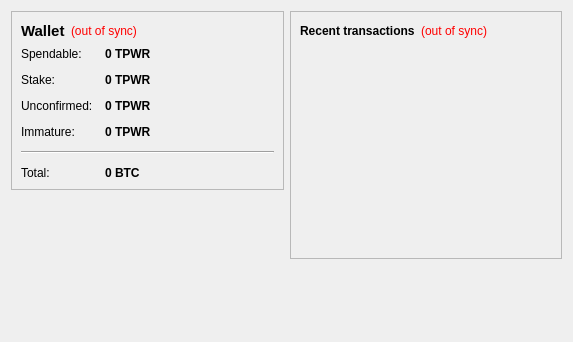
<?xml version="1.0" encoding="UTF-8"?>
<ui version="4.0">
 <class>OverviewPage</class>
 <widget class="QWidget" name="OverviewPage">
  <property name="geometry">
   <rect>
    <x>0</x>
    <y>0</y>
    <width>573</width>
    <height>342</height>
   </rect>
  </property>
  <property name="windowTitle">
   <string>Form</string>
  </property>
  <layout class="QHBoxLayout" name="horizontalLayout" stretch="1,1">
   <item>
    <layout class="QVBoxLayout" name="verticalLayout_2">
     <item>
      <widget class="QFrame" name="frame">
       <property name="frameShape">
        <enum>QFrame::StyledPanel</enum>
       </property>
       <property name="frameShadow">
        <enum>QFrame::Raised</enum>
       </property>
       <layout class="QVBoxLayout" name="verticalLayout_4">
        <item>
         <layout class="QHBoxLayout" name="horizontalLayout_4">
          <item>
           <widget class="QLabel" name="label_5">
            <property name="font">
             <font>
              <pointsize>11</pointsize>
              <weight>75</weight>
              <bold>true</bold>
             </font>
            </property>
            <property name="text">
             <string>Wallet</string>
            </property>
           </widget>
          </item>
          <item>
           <widget class="QLabel" name="labelWalletStatus">
            <property name="toolTip">
             <string>The displayed information may be out of date. Your wallet automatically synchronizes with the TalonPower network after a connection is established, but this process has not completed yet.</string>
            </property>
            <property name="styleSheet">
             <string notr="true">QLabel { color: red; }</string>
            </property>
            <property name="text">
             <string notr="true">(out of sync)</string>
            </property>
            <property name="alignment">
             <set>Qt::AlignLeading|Qt::AlignLeft|Qt::AlignVCenter</set>
            </property>
           </widget>
          </item>
          <item>
           <spacer name="horizontalSpacer_2">
            <property name="orientation">
             <enum>Qt::Horizontal</enum>
            </property>
            <property name="sizeHint" stdset="0">
             <size>
              <width>40</width>
              <height>20</height>
             </size>
            </property>
           </spacer>
          </item>
         </layout>
        </item>
        <item>
         <layout class="QFormLayout" name="formLayout_2">
          <property name="fieldGrowthPolicy">
           <enum>QFormLayout::AllNonFixedFieldsGrow</enum>
          </property>
          <property name="horizontalSpacing">
           <number>12</number>
          </property>
          <property name="verticalSpacing">
           <number>12</number>
          </property>
          <item row="0" column="0">
           <widget class="QLabel" name="label">
            <property name="text">
             <string>Spendable:</string>
            </property>
           </widget>
          </item>
          <item row="0" column="1">
           <widget class="QLabel" name="labelBalance">
            <property name="font">
             <font>
              <weight>75</weight>
              <bold>true</bold>
             </font>
            </property>
            <property name="cursor">
             <cursorShape>IBeamCursor</cursorShape>
            </property>
            <property name="toolTip">
             <string>Your current spendable balance</string>
            </property>
            <property name="text">
             <string notr="true">0 TPWR</string>
            </property>
            <property name="textInteractionFlags">
             <set>Qt::LinksAccessibleByMouse|Qt::TextSelectableByKeyboard|Qt::TextSelectableByMouse</set>
            </property>
           </widget>
          </item>
          <item row="1" column="0">
           <widget class="QLabel" name="label_6">
            <property name="text">
             <string>Stake:</string>
            </property>
           </widget>
          </item>
          <item row="1" column="1">
           <widget class="QLabel" name="labelStake">
            <property name="font">
             <font>
              <weight>75</weight>
              <bold>true</bold>
             </font>
            </property>
            <property name="cursor">
             <cursorShape>IBeamCursor</cursorShape>
            </property>
            <property name="toolTip">
             <string>Total of coins that was staked, and do not yet count toward the current balance</string>
            </property>
            <property name="text">
             <string notr="true">0 TPWR</string>
            </property>
            <property name="textInteractionFlags">
             <set>Qt::LinksAccessibleByMouse|Qt::TextSelectableByKeyboard|Qt::TextSelectableByMouse</set>
            </property>
           </widget>
          </item>
          <item row="2" column="0">
           <widget class="QLabel" name="label_3">
            <property name="text">
             <string>Unconfirmed:</string>
            </property>
           </widget>
          </item>
          <item row="2" column="1">
           <widget class="QLabel" name="labelUnconfirmed">
            <property name="font">
             <font>
              <weight>75</weight>
              <bold>true</bold>
             </font>
            </property>
            <property name="cursor">
             <cursorShape>IBeamCursor</cursorShape>
            </property>
            <property name="toolTip">
             <string>Total of transactions that have yet to be confirmed, and do not yet count toward the current balance</string>
            </property>
            <property name="text">
             <string notr="true">0 TPWR</string>
            </property>
            <property name="textInteractionFlags">
             <set>Qt::LinksAccessibleByMouse|Qt::TextSelectableByKeyboard|Qt::TextSelectableByMouse</set>
            </property>
           </widget>
          </item>
          <item row="3" column="0">
           <widget class="QLabel" name="labelImmatureText">
            <property name="text">
             <string>Immature:</string>
            </property>
           </widget>
          </item>
          <item row="3" column="1">
           <widget class="QLabel" name="labelImmature">
            <property name="font">
             <font>
              <weight>75</weight>
              <bold>true</bold>
             </font>
            </property>
            <property name="toolTip">
             <string>Mined balance that has not yet matured</string>
            </property>
            <property name="text">
             <string notr="true">0 TPWR</string>
            </property>
            <property name="textInteractionFlags">
             <set>Qt::LinksAccessibleByMouse|Qt::TextSelectableByKeyboard|Qt::TextSelectableByMouse</set>
            </property>
           </widget>
          </item>
          <item row="4" column="0" colspan="2">
           <widget class="Line" name="line">
            <property name="orientation">
             <enum>Qt::Horizontal</enum>
            </property>
           </widget>
          </item>
          <item row="5" column="0">
           <widget class="QLabel" name="labelTotalText">
            <property name="text">
             <string>Total:</string>
            </property>
           </widget>
          </item>
          <item row="5" column="1">
           <widget class="QLabel" name="labelTotal">
            <property name="font">
             <font>
              <weight>75</weight>
              <bold>true</bold>
             </font>
            </property>
            <property name="cursor">
             <cursorShape>IBeamCursor</cursorShape>
            </property>
            <property name="toolTip">
             <string>Your current total balance</string>
            </property>
            <property name="text">
             <string notr="true">0 BTC</string>
            </property>
            <property name="textInteractionFlags">
             <set>Qt::LinksAccessibleByMouse|Qt::TextSelectableByKeyboard|Qt::TextSelectableByMouse</set>
            </property>
           </widget>
          </item>
         </layout>
        </item>
       </layout>
      </widget>
     </item>
     <item>
      <spacer name="verticalSpacer">
       <property name="orientation">
        <enum>Qt::Vertical</enum>
       </property>
       <property name="sizeHint" stdset="0">
        <size>
         <width>20</width>
         <height>40</height>
        </size>
       </property>
      </spacer>
     </item>
    </layout>
   </item>
   <item>
    
    
<layout class="QVBoxLayout" name="verticalLayout_3">
     <item>
      <widget class="QFrame" name="frame_2">
       <property name="styleSheet">
        <string notr="true">#frame_2 { border-image: url(:/images/tx_back); padding-bottom: 10px; }</string>
       </property>
       <property name="frameShape">
        <enum>QFrame::StyledPanel</enum>
       </property>
       <property name="frameShadow">
        <enum>QFrame::Raised</enum>
       </property>
       <layout class="QVBoxLayout" name="verticalLayout">
        
        
        
        
        <item>
         <layout class="QHBoxLayout" name="horizontalLayout_2">
          <item>
           <widget class="QLabel" name="label_4">
            <property name="text">
             <string>&lt;b&gt;Recent transactions&lt;/b&gt;</string>
            </property>
           </widget>
          </item>
          <item>
           <widget class="QLabel" name="labelTransactionsStatus">
            <property name="toolTip">
             <string>The displayed information may be out of date. Your wallet automatically synchronizes with the TalonPower network after a connection is established, but this process has not completed yet.</string>
            </property>
            <property name="styleSheet">
             <string notr="true">QLabel { color: red; }</string>
            </property>
            <property name="text">
             <string notr="true">(out of sync)</string>
            </property>
            <property name="alignment">
             <set>Qt::AlignRight|Qt::AlignTrailing|Qt::AlignVCenter</set>
            </property>
           </widget>
          </item>
          <item>
           <spacer name="horizontalSpacer">
            <property name="orientation">
             <enum>Qt::Horizontal</enum>
            </property>
            <property name="sizeHint" stdset="0">
             <size>
              <width>40</width>
              <height>20</height>
             </size>
            </property>
           </spacer>
          </item>
         </layout>
        </item>
        <item>
         <widget class="QListView" name="listTransactions">
          <property name="styleSheet">
           <string notr="true">QListView { background: transparent; }</string>
          </property>
          <property name="frameShape">
           <enum>QFrame::NoFrame</enum>
          </property>
          <property name="verticalScrollBarPolicy">
           <enum>Qt::ScrollBarAlwaysOff</enum>
          </property>
          <property name="horizontalScrollBarPolicy">
           <enum>Qt::ScrollBarAlwaysOff</enum>
          </property>
          <property name="selectionMode">
           <enum>QAbstractItemView::NoSelection</enum>
          </property>
         </widget>
        </item>
       </layout>
      </widget>
     </item>
     <item>
      <spacer name="verticalSpacer_2">
       <property name="orientation">
        <enum>Qt::Vertical</enum>
       </property>
       <property name="sizeHint" stdset="0">
        <size>
         <width>20</width>
         <height>40</height>
        </size>
       </property>
      </spacer>
     </item>
    </layout>
   </item>
  </layout>
 </widget>
 <resources/>
 <connections/>
</ui>
